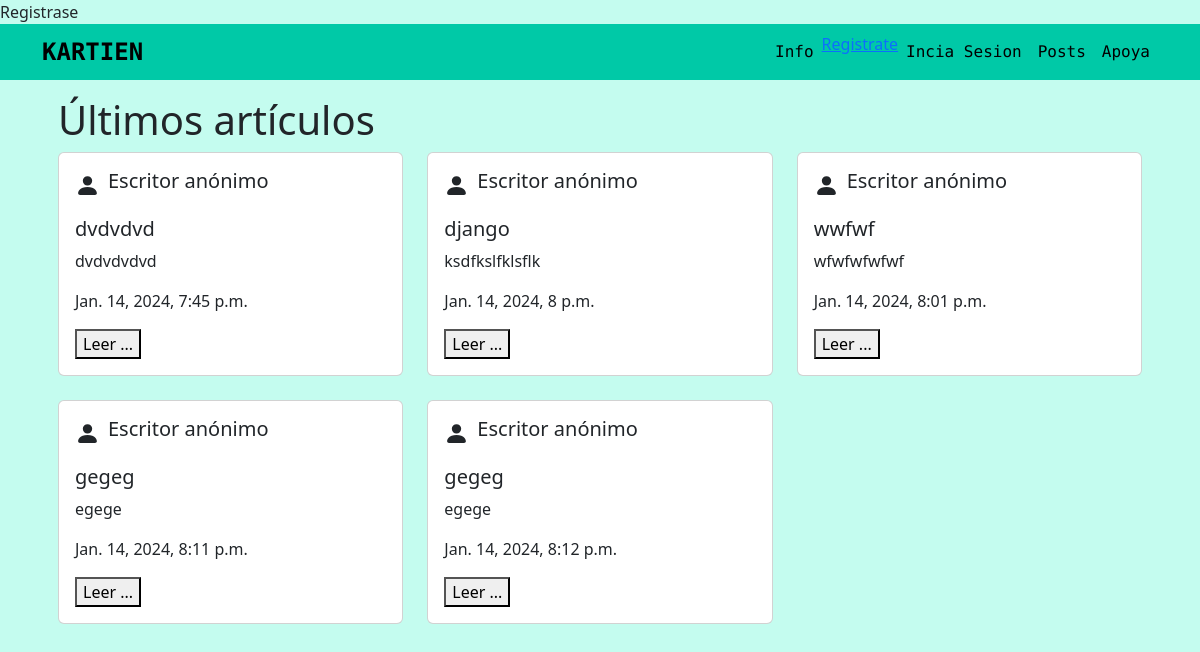
The page /posts_list/ on the database its author committed.
### blog/models.py (models this page shows)
class Post(models.Model):
    title = models.CharField(max_length=200)
    content = models.TextField()
    date = models.DateTimeField(auto_now_add=True)
    image = models.ImageField(blank=True)

### blog/views.py (the view)
# urls.py: path('posts_list/', views.post_list, name="posts_list"),
def post_list(request):
    posts = Post.objects.all()
    return render(request, 'post/post_list.html', {'posts': posts})

### blog/templates/post/post_list.html
{% extends 'base.html' %} {% block content %} {% include 'nav/navbar.html' %}
{% load static %}
<div class="container">
  <div class="p-3">
    <h1>Últimos artículos</h1>
    <div class="row">
      {% for post in posts %}
      <div class="col-md-4 mb-4">
        <div class="card">
          <div class="card-body">
            <div class="d-flex align-items-center mb-3">
                <svg xmlns="http://www.w3.org/2000/svg" width="25" height="25" fill="currentColor" class="bi bi-person-fill" viewBox="0 0 16 16">
                  <path d="M3 14s-1 0-1-1 1-4 6-4 6 3 6 4-1 1-1 1zm5-6a3 3 0 1 0 0-6 3 3 0 0 0 0 6"/>
                </svg>
                <h5 class="ms-2">Escritor anónimo</h5>
              </div>
            <h5 class="card-title">{{ post.title }}</h5>
            <p class="card-text">{{ post.content }}</p>
            <p class="car-date">{{ post.date }}</p>
            <button class="btn-primary">Leer ...</button>
          </div>
        </div>
      </div>
      {% endfor %}
    </div>
  </div>
</div>
{% endblock content %}

### blog/templates/base.html (shortened to what this page needs)
{% load static %}
<!DOCTYPE html>
{% load bootstrap5 %} {% bootstrap_css %}
<html lang="en">
  <head>
    {% bootstrap_css %}
  </head>
  <body>
    {% block content %}
    {% endblock %}
  </body>
</html>

### blog/templates/nav/navbar.html (shortened to what this page needs)
{% block content %}
{% load static %}
{% load bootstrap5 %}
{% bootstrap_css %}
{% include 'snippets/register.html' %}
<link rel="stylesheet" href="{% static 'css/page.css' %}" />
<nav class="navbar navbar-expand-lg navegacion navbar-light">
  <div class="container container-fluid">
    <a class="text-black name" href="{% url 'home' %}">Kartien</a>
    <div class="collapse navbar-collapse" id="navbarSupportedContent">
      <ul class="navbar-nav ms-auto mb-4 mb-lg-0 mr-sm-2">
        <li class="nav-item">
          <a class="nav-link active text-black texts" href="{% url 'info' %}"
            >Info</a
          >
        </li>
        <li class="nav-item">
          <a href="{% url 'register' %}">Registrate</a>
        </li>
        <li class="nav-item">
          <a
            class="nav-link active text-black texts"
            data-bs-toggle="modal"
            data-bs-target="#loginModal"
            href="#"
            >Incia Sesion</a
          >
        </li>
        <li class="nav-item">
          <a
            class="nav-link active text-black texts"
            href="{% url 'posts_list' %}"
            >Posts</a
          >
        </li>
        <li class="nav-item">
          <a class="nav-link active text-black texts" href="#">Apoya</a>
        </li>
      </ul>
    </div>
  </div>
</nav>
{% endblock content %}

### blog/templates/snippets/login.html (shortened to what this page needs)
{% block content %}
{% load static %}
{% endblock content %}

### blog/templates/snippets/register.html (shortened to what this page needs)
{% block content %}
{% block title %} Registrase {% endblock %}
{% load static %}
{% endblock content %}

### blog/static/css/page.css (style rules this page uses)
body { background-color: #C4FCEF; }
.texts { font-size: 16px; font-family: "Roboto Mono", monospace; font-optical-sizing: auto; font-weight: 411; font-style: normal; }
.texts { box-shadow: #00C9A7; }
.navegacion { background-color: #00C9A7; }

### blog/templates/nav/navbar.html (style rules this page uses)
.name { font-size: 24px; text-transform: uppercase; font-family: "Roboto Mono", monospace; font-weight: 600; font-style: normal; text-decoration: none; }

### rows shown on the page
Post: title "dvdvdvd", content "dvdvdvdvd", date "Jan. 14, 2024, 7:45 p.m."
Post: title "django", content "ksdfkslfklsflk", date "Jan. 14, 2024, 8 p.m."
Post: title "wwfwf", content "wfwfwfwfwf", date "Jan. 14, 2024, 8:01 p.m."
Post: title "gegeg", content "egege", date "Jan. 14, 2024, 8:11 p.m."
Post: title "gegeg", content "egege", date "Jan. 14, 2024, 8:12 p.m."
